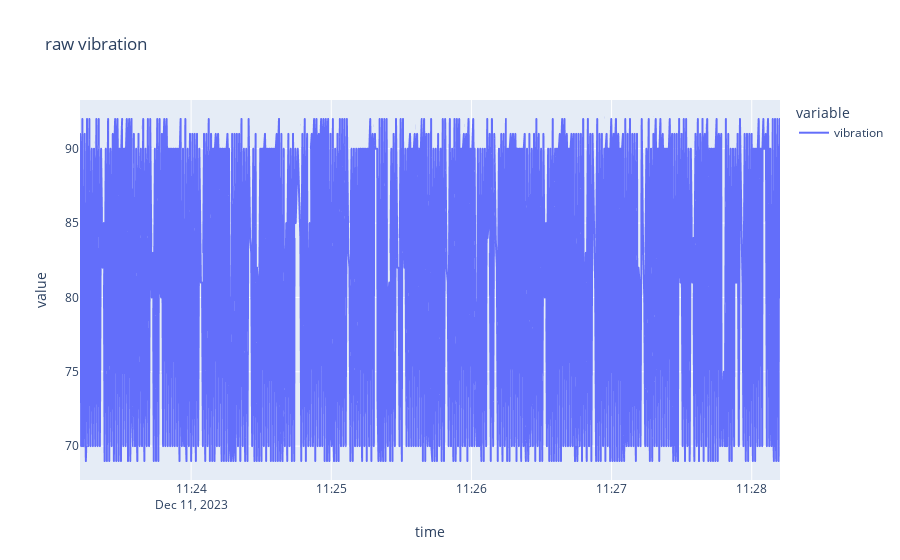

The code cell stored with this chart in its notebook:
### Code cell
query = '''SELECT vibration FROM machine_data WHERE "machineID" = 'machine1' AND time >= now() - 5m'''
table = client.query(query=query, language="influxql")
anom_data = table.to_pandas().drop(columns=['iox::measurement']).set_index('time').dropna()
fig2 = px.line(anom_data, y=["vibration"], title='raw vibration')
fig2.show()

### Figure 1 — Plotly figure (JSON) as saved in the notebook; plotly's stock layout.template omitted (floating-point values rounded to 4 significant figures; data arrays with more than 128 entries replaced by an {"elided": "..."} marker saying what was removed)
{"data": [{"hovertemplate": "variable=vibration<br>time=%{x}<br>value=%{y}<extra></extra>", "legendgroup": "vibration", "line": {"color": "#636efa", "dash": "solid"}, "marker": {"symbol": "circle"}, "mode": "lines", "name": "vibration", "showlegend": true, "type": "scattergl", "x": {"elided": "1109 str values"}, "xaxis": "x", "y": {"elided": "1109 int values"}, "yaxis": "y"}], "layout": {"legend": {"title": {"text": "variable"}, "tracegroupgap": 0}, "title": {"text": "raw vibration"}, "xaxis": {"anchor": "y", "domain": [0, 1], "title": {"text": "time"}}, "yaxis": {"anchor": "x", "domain": [0, 1], "title": {"text": "value"}}}}
